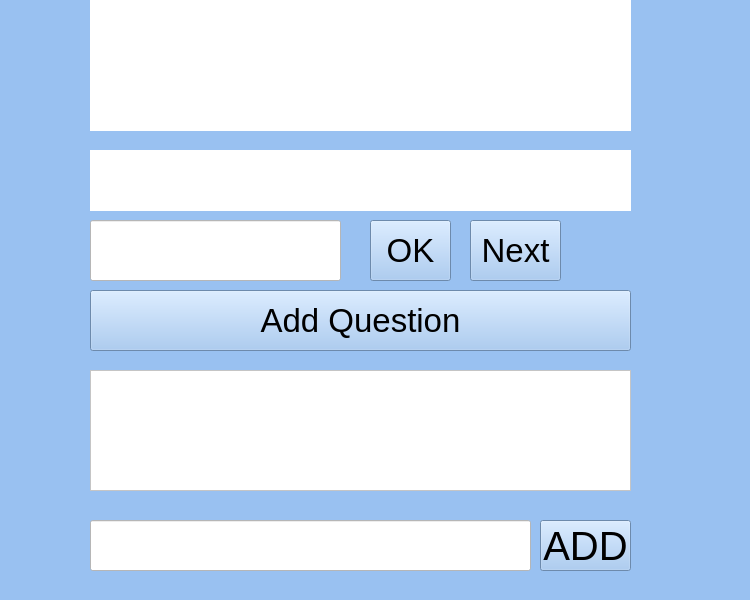
<?xml version="1.0" encoding="UTF-8"?>
<ui version="4.0">
 <class>MainWindow</class>
 <widget class="QMainWindow" name="MainWindow">
  <property name="geometry">
   <rect>
    <x>0</x>
    <y>0</y>
    <width>750</width>
    <height>600</height>
   </rect>
  </property>
  <property name="minimumSize">
   <size>
    <width>750</width>
    <height>0</height>
   </size>
  </property>
  <property name="maximumSize">
   <size>
    <width>750</width>
    <height>600</height>
   </size>
  </property>
  <property name="windowTitle">
   <string>Polichudis</string>
  </property>
  <property name="styleSheet">
   <string notr="true">background-color: rgb(153, 193, 241);</string>
  </property>
  <widget class="QWidget" name="centralwidget">
   <widget class="QLabel" name="labelanswer">
    <property name="geometry">
     <rect>
      <x>90</x>
      <y>150</y>
      <width>541</width>
      <height>61</height>
     </rect>
    </property>
    <property name="font">
     <font>
      <pointsize>25</pointsize>
     </font>
    </property>
    <property name="styleSheet">
     <string notr="true">background-color: rgb(255, 255, 255);</string>
    </property>
    <property name="text">
     <string/>
    </property>
   </widget>
   <widget class="QLineEdit" name="lanswer">
    <property name="geometry">
     <rect>
      <x>90</x>
      <y>220</y>
      <width>251</width>
      <height>61</height>
     </rect>
    </property>
    <property name="font">
     <font>
      <pointsize>25</pointsize>
     </font>
    </property>
    <property name="styleSheet">
     <string notr="true">background-color: rgb(255, 255, 255);</string>
    </property>
   </widget>
   <widget class="QPushButton" name="btnOk">
    <property name="geometry">
     <rect>
      <x>370</x>
      <y>220</y>
      <width>81</width>
      <height>61</height>
     </rect>
    </property>
    <property name="font">
     <font>
      <pointsize>25</pointsize>
     </font>
    </property>
    <property name="text">
     <string>OK</string>
    </property>
   </widget>
   <widget class="QLabel" name="labelquestion">
    <property name="geometry">
     <rect>
      <x>90</x>
      <y>0</y>
      <width>541</width>
      <height>131</height>
     </rect>
    </property>
    <property name="font">
     <font>
      <pointsize>25</pointsize>
     </font>
    </property>
    <property name="styleSheet">
     <string notr="true">background-color: rgb(255, 255, 255);</string>
    </property>
    <property name="text">
     <string/>
    </property>
   </widget>
   <widget class="QPushButton" name="btnnext">
    <property name="geometry">
     <rect>
      <x>470</x>
      <y>220</y>
      <width>91</width>
      <height>61</height>
     </rect>
    </property>
    <property name="font">
     <font>
      <pointsize>25</pointsize>
     </font>
    </property>
    <property name="text">
     <string>Next</string>
    </property>
   </widget>
   <widget class="QPushButton" name="btnaddQuestion">
    <property name="geometry">
     <rect>
      <x>90</x>
      <y>290</y>
      <width>541</width>
      <height>61</height>
     </rect>
    </property>
    <property name="font">
     <font>
      <pointsize>25</pointsize>
     </font>
    </property>
    <property name="text">
     <string>Add Question</string>
    </property>
   </widget>
   <widget class="QLineEdit" name="lineaddanswer">
    <property name="geometry">
     <rect>
      <x>90</x>
      <y>520</y>
      <width>441</width>
      <height>51</height>
     </rect>
    </property>
    <property name="font">
     <font>
      <pointsize>20</pointsize>
     </font>
    </property>
    <property name="styleSheet">
     <string notr="true">background-color: rgb(255, 255, 255);</string>
    </property>
   </widget>
   <widget class="QPushButton" name="btnadd">
    <property name="geometry">
     <rect>
      <x>540</x>
      <y>520</y>
      <width>91</width>
      <height>51</height>
     </rect>
    </property>
    <property name="font">
     <font>
      <pointsize>30</pointsize>
     </font>
    </property>
    <property name="text">
     <string>ADD</string>
    </property>
   </widget>
   <widget class="QPlainTextEdit" name="plainTextEdit">
    <property name="geometry">
     <rect>
      <x>90</x>
      <y>370</y>
      <width>541</width>
      <height>121</height>
     </rect>
    </property>
    <property name="font">
     <font>
      <pointsize>21</pointsize>
     </font>
    </property>
    <property name="styleSheet">
     <string notr="true">background-color: rgb(255, 255, 255);</string>
    </property>
   </widget>
  </widget>
 </widget>
 <resources/>
 <connections/>
</ui>
